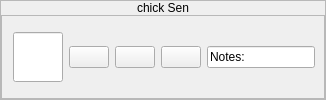
              <widget class="QFrame" name="orderFrame7">
               <property name="sizePolicy">
                <sizepolicy hsizetype="Preferred" vsizetype="Fixed">
                 <horstretch>0</horstretch>
                 <verstretch>0</verstretch>
                </sizepolicy>
               </property>
               <property name="minimumSize">
                <size>
                 <width>0</width>
                 <height>100</height>
                </size>
               </property>
               <property name="frameShape">
                <enum>QFrame::StyledPanel</enum>
               </property>
               <property name="frameShadow">
                <enum>QFrame::Raised</enum>
               </property>
               <layout class="QVBoxLayout" name="verticalLayout_22">
                <property name="spacing">
                 <number>0</number>
                </property>
                <property name="leftMargin">
                 <number>0</number>
                </property>
                <property name="topMargin">
                 <number>0</number>
                </property>
                <property name="rightMargin">
                 <number>0</number>
                </property>
                <property name="bottomMargin">
                 <number>0</number>
                </property>
                <item>
                 <widget class="QLabel" name="order7Label">
                  <property name="sizePolicy">
                   <sizepolicy hsizetype="Preferred" vsizetype="Fixed">
                    <horstretch>0</horstretch>
                    <verstretch>0</verstretch>
                   </sizepolicy>
                  </property>
                  <property name="styleSheet">
                   <string notr="true">font: 20pt &quot;Footlight MT Light&quot;;
color: black;</string>
                  </property>
                  <property name="text">
                   <string>chick Sen</string>
                  </property>
                  <property name="alignment">
                   <set>Qt::AlignCenter</set>
                  </property>
                 </widget>
                </item>
                <item>
                 <widget class="QFrame" name="order7Btns">
                  <property name="frameShape">
                   <enum>QFrame::StyledPanel</enum>
                  </property>
                  <property name="frameShadow">
                   <enum>QFrame::Raised</enum>
                  </property>
                  <layout class="QHBoxLayout" name="horizontalLayout_22">
                   <property name="leftMargin">
                    <number>11</number>
                   </property>
                   <property name="topMargin">
                    <number>0</number>
                   </property>
                   <property name="bottomMargin">
                    <number>0</number>
                   </property>
                   <item>
                    <widget class="QLineEdit" name="order7Qty">
                     <property name="sizePolicy">
                      <sizepolicy hsizetype="Fixed" vsizetype="Fixed">
                       <horstretch>0</horstretch>
                       <verstretch>0</verstretch>
                      </sizepolicy>
                     </property>
                     <property name="maximumSize">
                      <size>
                       <width>50</width>
                       <height>50</height>
                      </size>
                     </property>
                     <property name="styleSheet">
                      <string notr="true">font: 18pt &quot;Arial&quot;;</string>
                     </property>
                    </widget>
                   </item>
                   <item>
                    <widget class="QPushButton" name="order7UpBtn">
                     <property name="text">
                      <string/>
                     </property>
                     <property name="icon">
                      <iconset resource="iconsImages.qrc">
                       <normaloff>:/icons/iconsImages/1200px-Green-Up-Arrow.svg.png</normaloff>:/icons/iconsImages/1200px-Green-Up-Arrow.svg.png</iconset>
                     </property>
                     <property name="iconSize">
                      <size>
                       <width>30</width>
                       <height>30</height>
                      </size>
                     </property>
                    </widget>
                   </item>
                   <item>
                    <widget class="QPushButton" name="order7DownBtn">
                     <property name="text">
                      <string/>
                     </property>
                     <property name="icon">
                      <iconset resource="iconsImages.qrc">
                       <normaloff>:/icons/iconsImages/1200px-RedDownArrow.svg.png</normaloff>:/icons/iconsImages/1200px-RedDownArrow.svg.png</iconset>
                     </property>
                     <property name="iconSize">
                      <size>
                       <width>30</width>
                       <height>30</height>
                      </size>
                     </property>
                    </widget>
                   </item>
                   <item>
                    <widget class="QPushButton" name="order7CancelBtn">
                     <property name="text">
                      <string/>
                     </property>
                     <property name="icon">
                      <iconset resource="iconsImages.qrc">
                       <normaloff>:/icons/iconsImages/1024px-Black_close_x.svg.png</normaloff>:/icons/iconsImages/1024px-Black_close_x.svg.png</iconset>
                     </property>
                     <property name="iconSize">
                      <size>
                       <width>30</width>
                       <height>30</height>
                      </size>
                     </property>
                    </widget>
                   </item>
                   <item>
                    <widget class="QLineEdit" name="order7Notes">
                     <property name="styleSheet">
                      <string notr="true">font: 12pt &quot;Arial&quot;;</string>
                     </property>
                     <property name="text">
                      <string>Notes: </string>
                     </property>
                    </widget>
                   </item>
                  </layout>
                 </widget>
                </item>
               </layout>
              </widget>
